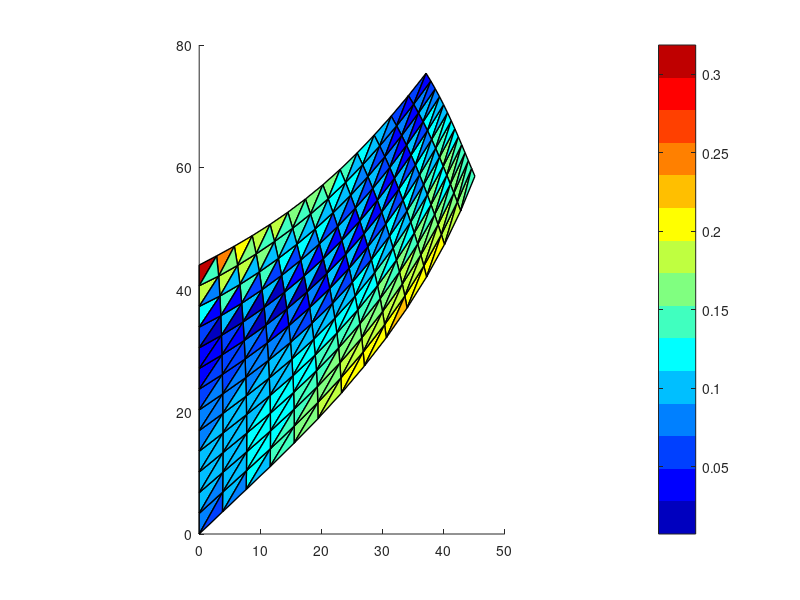

Source code (MATLAB):
clear all;

% Open file for post processing, fid is file pointer
fid = fopen('SATURN_pos.txt','r');
n = fscanf(fid,'%i',1);
scalefactor = fscanf(fid,'%g',1);

% Setting the xy ratio of the figure, 1:1
set(gca,'DataAspectRatio',[1 1 1])

% Set up a color bar next to the figure
hc=colorbar;

% Use specific color map
colormap(jet(15));

% This holds the figure instead of creating new ones
% Useful to create overlapping 
hold on;

maxvalue = 0.0;
minvalue = 1.0e+14;

for j=1:n
   for i=1:3
      x(i) = fscanf(fid,'%g',1);
      y(i) = fscanf(fid,'%g',1);
      
      u(i) = fscanf(fid,'%g',1);
      v(i) = fscanf(fid,'%g',1);
      
      x(i) = x(i) + u(i) * scalefactor;
      y(i) = y(i) + v(i) * scalefactor;
      
      sxx(i) = fscanf(fid,'%g',1);
      syy(i) = fscanf(fid,'%g',1);
      sxy(i) = fscanf(fid,'%g',1);
   end

   for i=1:3
       svm(i)=sqrt(sxx(i)^2.0 - sxx(i) * syy(i)	+ syy(i)^2 + 3.0 * sxy(i)^2);
   end
   
   xx = [x(1) x(2) x(3)]';
   yy = [y(1) y(2) y(3)]';
   vv = [svm(1) svm(2) svm(3)]';
   patch(xx,yy,vv, 'LineWidth',1.0);
   %patch(xx,yy,zz,vv, 'Marker','o','EdgeColor','g','LineWidth',1);
   %patch(xx,yy,zz,vv,'Marker','o','EdgeColor','black'...
   %     ,'LineWidth',3,'FaceColor','none');
   
   if(maxvalue < max(vv))
       maxvalue = max(vv);
   end
   
   if(minvalue > min(vv))
       minvalue = min(vv);
   end
  
end

maxvalue
minvalue

hold off


   